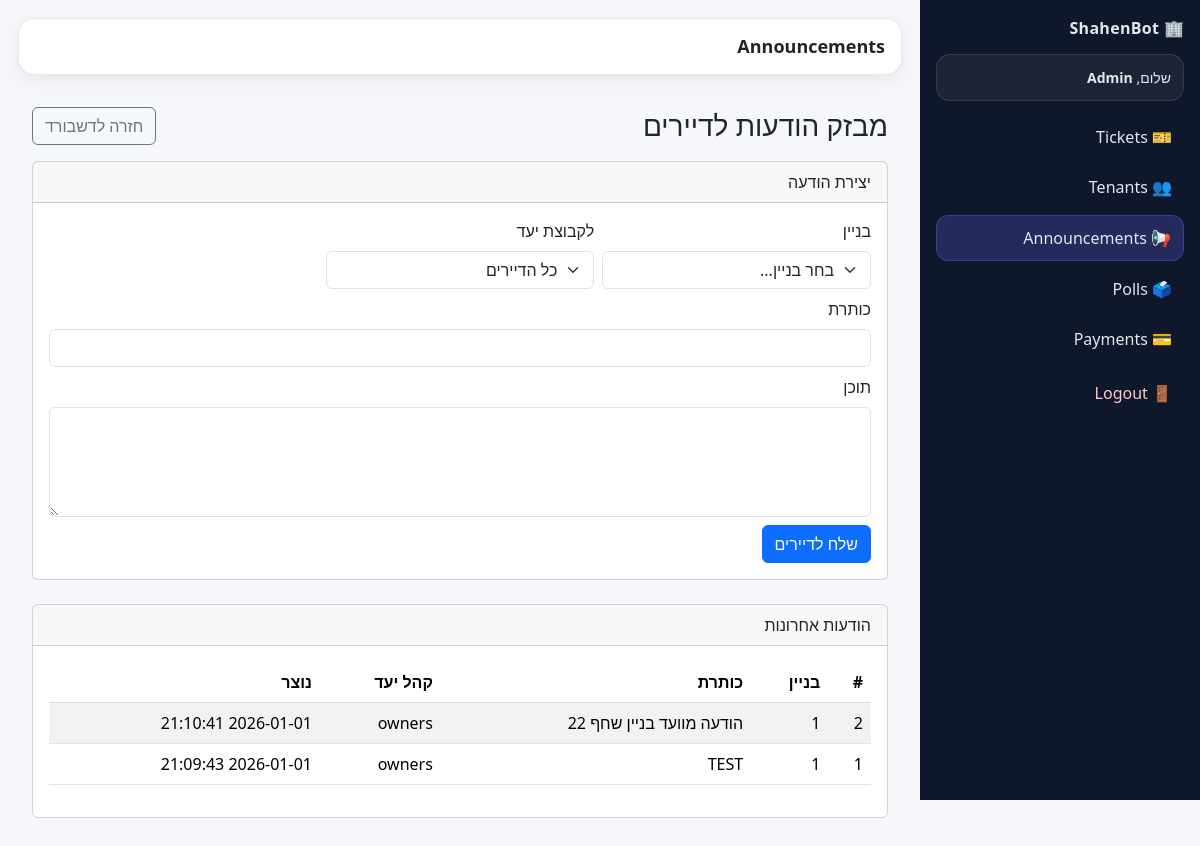
/admin/announcements (signed in), run on an earlier commit of the app's database.
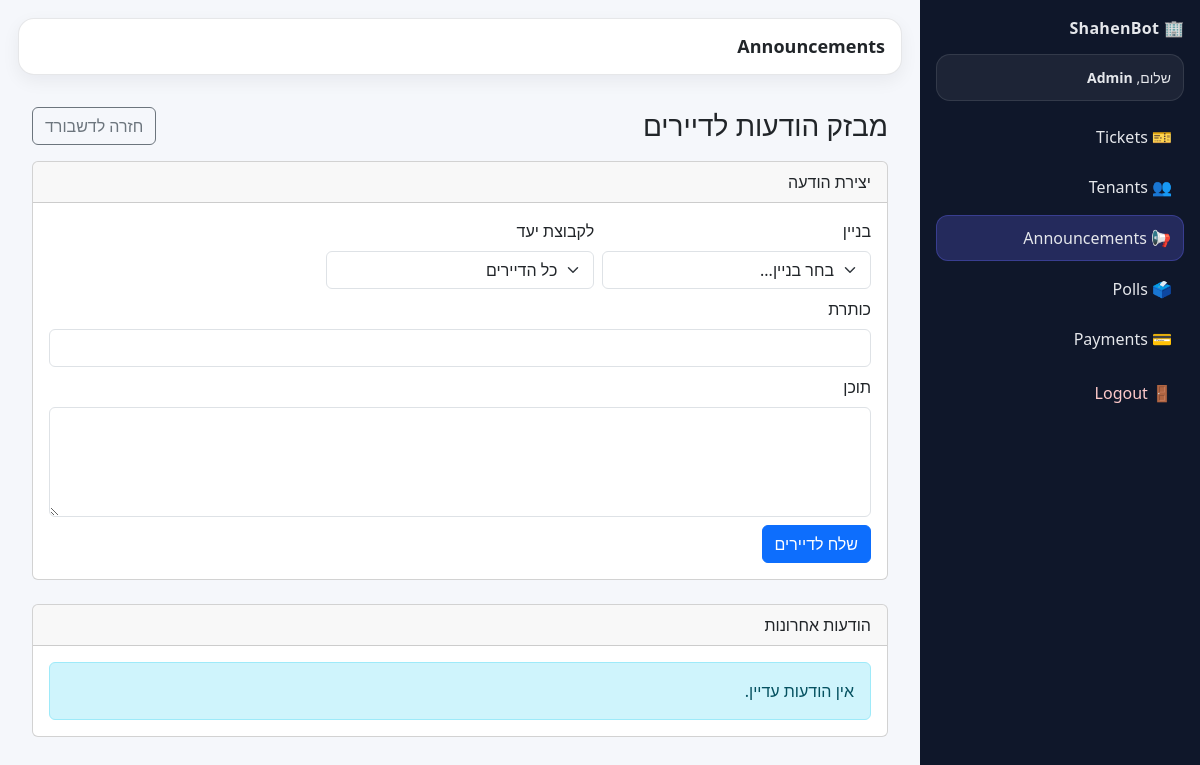
And on a later commit of the database.
### tables this page shows
CREATE TABLE announcements (
            id INTEGER PRIMARY KEY AUTOINCREMENT,
            building_id INTEGER NOT NULL,
            title TEXT NOT NULL,
            body TEXT NOT NULL,
            target_group TEXT NOT NULL DEFAULT 'all', -- all/owners/renters
            created_at TEXT NOT NULL DEFAULT (datetime('now'))
            );

### app.py (the view)
@app.get("/admin/announcements")
@admin_required
def admin_announcements():
    staff, role, building_id_scope = get_staff_scope()
    buildings = get_buildings_db() if role == "super_admin" else []
    items = list_announcements_db(building_id_scope)
    return render_template(
        "admin_announcements.html",
        staff=staff,
        role=role,
        buildings=buildings,
        building_id=building_id_scope,
        items=items,
    )

### app.py (called while the page is built)
def get_staff_scope():
    staff_user_id = session.get("staff_user_id")
    if not staff_user_id:
        return None, None, None
    staff = get_staff_user_by_id_db(int(staff_user_id))
    if not staff:
        return None, None, None
    role = staff.get("role")
    if role == "super_admin":
        bid = request.args.get("building_id", type=int)
        return staff, role, bid  # None => all buildings
    elif role == "building_admin":
        bid = staff.get("building_id")
        return staff, role, int(bid) if bid else None
    return staff, role, None

def admin_required(view):
    @wraps(view)
    def wrapped(*args, **kwargs):
        staff, role, bid = get_staff_scope()
        if not staff:
            return redirect(url_for("login"))
        return view(*args, **kwargs)
    return wrapped

@app.context_processor
def inject_current_user():
    tenant_user = None
    tenant_id = session.get("tenant_id")
    if tenant_id:
        tenant_user = get_tenant_by_id_db(int(tenant_id))
    return dict(current_tenant=tenant_user)

### shahenbot_db.py (called while the page is built)
def get_connection():
    conn = sqlite3.connect(DB_PATH)
    conn.row_factory = sqlite3.Row
    return conn

### templates/admin_announcements.html (shortened to what this page needs)
{% extends "admin_base.html" %}
{% block page_title %}Announcements{% endblock %}
{% block content %}
<div class="container py-3">
  <div class="d-flex align-items-center justify-content-between mb-3">
    <h3 class="m-0">מבזק הודעות לדיירים</h3>
    <a class="btn btn-outline-secondary" href="{{ url_for('building_admin_dashboard') }}">חזרה לדשבורד</a>
  </div>
  <div class="card mb-4">
    <div class="card-header">יצירת הודעה</div>
    <div class="card-body">
      <form method="post" action="/admin/announcements/create" class="row g-2">
        {% if role == "super_admin" %}
        <div class="col-md-4">
          <label class="form-label">בניין</label>
          <select name="building_id" class="form-select" required>
            <option value="">בחר בניין...</option>
          </select>
        </div>
        {% else %}
          <input type="hidden" name="building_id" value="{{building_id}}">
        {% endif %}
        <div class="col-md-4">
          <label class="form-label">לקבוצת יעד</label>
          <select name="target_group" class="form-select">
            <option value="all">כל הדיירים</option>
          </select>
        </div>
        <div class="col-md-12">
          <label class="form-label">כותרת</label>
          <input class="form-control" name="title" maxlength="120" required>
        </div>
        <div class="col-md-12">
          <label class="form-label">תוכן</label>
          <textarea class="form-control" name="body" rows="4" required></textarea>
        </div>
        <div class="col-12">
          <button class="btn btn-primary">שלח לדיירים</button>
        </div>
      </form>
    </div>
  </div>
  <div class="card">
    <div class="card-header">הודעות אחרונות</div>
    <div class="card-body">
      {% if not items %}
        <div class="alert alert-info m-0">אין הודעות עדיין.</div>
      {% else %}
        <div class="table-responsive">
          <table class="table table-striped align-middle">
            <thead>
              <tr>
                <th>#</th>
                <th>בניין</th>
                <th>כותרת</th>
                <th>קהל יעד</th>
                <th>נוצר</th>
              </tr>
            </thead>
            <tbody>
              {% for a in items %}
                <tr>
                  <td>{{a.id}}</td>
                  <td>{{a.building_id}}</td>
                  <td>{{a.title}}</td>
                  <td>{{a.target_group}}</td>
                  <td>{{a.created_at}}</td>
                </tr>
              {% endfor %}
            </tbody>
          </table>
        </div>
      {% endif %}
    </div>
  </div>
</div>
{% endblock %}

What changed in the data, as far as the page shows it:
removed announcements: id "2", building_id "1", title "הודעה מוועד בניין שחף 22", target_group "owners", created_at "2026-01-01 21:10:41"
removed announcements: id "1", building_id "1", title "TEST", target_group "owners", created_at "2026-01-01 21:09:43"
Also different on the page:
text no longer shown: "# בניין כותרת קהל יעד נוצר"
text now shown: "אין הודעות עדיין."
